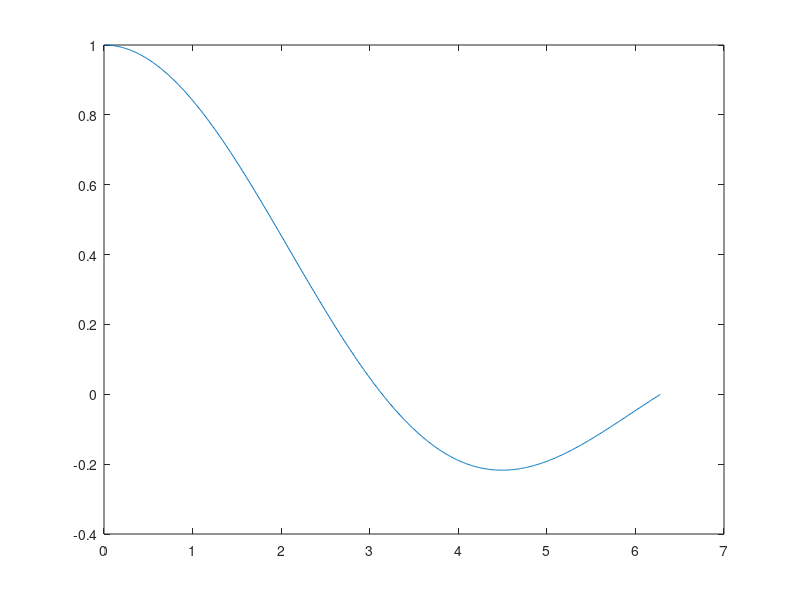

MATLAB code for this plot: (Note: this script raises an error after producing the figure.)
clear all;

x = 0 : 0.01 : 2*pi;
y = sin(x)./x;
plot(x,y);

sugeno_fis = readfis('mysugeno.fis');
y_sugeno_tool = evalfis(x, sugeno_fis)';

mandani_fis = readfis('mymandani.fis');
y_mandani_tool = evalfis(x, mandani_fis)';